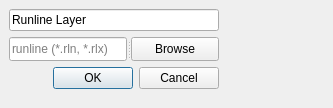
<?xml version="1.0" encoding="UTF-8"?>
<ui version="4.0">
 <class>LoadRunlineDialogBase</class>
 <widget class="QDialog" name="LoadRunlineDialogBase">
  <property name="geometry">
   <rect>
    <x>0</x>
    <y>0</y>
    <width>333</width>
    <height>108</height>
   </rect>
  </property>
  <property name="windowTitle">
   <string>Load Runline</string>
  </property>
  <widget class="QWidget" name="layoutWidget">
   <property name="geometry">
    <rect>
     <x>9</x>
     <y>9</y>
     <width>210</width>
     <height>80</height>
    </rect>
   </property>
   <layout class="QVBoxLayout" name="verticalLayout">
    <item>
     <widget class="QgsFilterLineEdit" name="layer_name">
      <property name="text">
       <string>Runline Layer</string>
      </property>
      <property name="placeholderText">
       <string/>
      </property>
      <property name="qgisRelation" stdset="0">
       <string notr="true"/>
      </property>
     </widget>
    </item>
    <item>
     <widget class="QSplitter" name="splitter">
      <property name="orientation">
       <enum>Qt::Horizontal</enum>
      </property>
      <widget class="QgsFilterLineEdit" name="path_rln_rlx">
       <property name="placeholderText">
        <string>runline (*.rln, *.rlx)</string>
       </property>
       <property name="qgisRelation" stdset="0">
        <string notr="true"/>
       </property>
      </widget>
      <widget class="QPushButton" name="open_folder">
       <property name="text">
        <string>Browse</string>
       </property>
      </widget>
     </widget>
    </item>
    <item>
     <widget class="QDialogButtonBox" name="button_box">
      <property name="orientation">
       <enum>Qt::Horizontal</enum>
      </property>
      <property name="standardButtons">
       <set>QDialogButtonBox::Cancel|QDialogButtonBox::Ok</set>
      </property>
     </widget>
    </item>
   </layout>
  </widget>
 </widget>
 <customwidgets>
  <customwidget>
   <class>QgsFilterLineEdit</class>
   <extends>QLineEdit</extends>
   <header>qgsfilterlineedit.h</header>
  </customwidget>
 </customwidgets>
 <resources/>
 <connections>
  <connection>
   <sender>button_box</sender>
   <signal>accepted()</signal>
   <receiver>LoadRunlineDialogBase</receiver>
   <slot>accept()</slot>
   <hints>
    <hint type="sourcelabel">
     <x>20</x>
     <y>20</y>
    </hint>
    <hint type="destinationlabel">
     <x>20</x>
     <y>20</y>
    </hint>
   </hints>
  </connection>
  <connection>
   <sender>button_box</sender>
   <signal>rejected()</signal>
   <receiver>LoadRunlineDialogBase</receiver>
   <slot>reject()</slot>
   <hints>
    <hint type="sourcelabel">
     <x>20</x>
     <y>20</y>
    </hint>
    <hint type="destinationlabel">
     <x>20</x>
     <y>20</y>
    </hint>
   </hints>
  </connection>
 </connections>
</ui>
